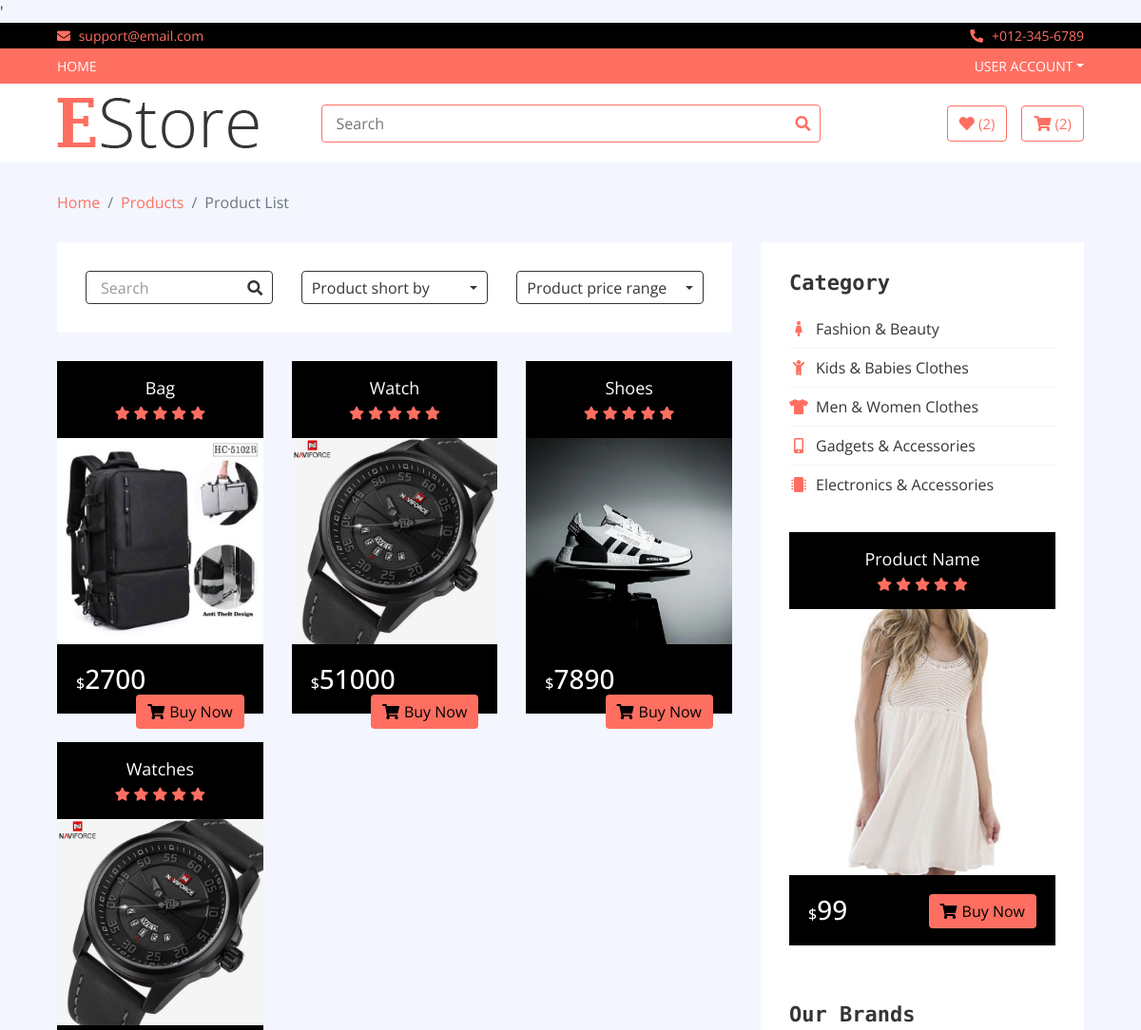
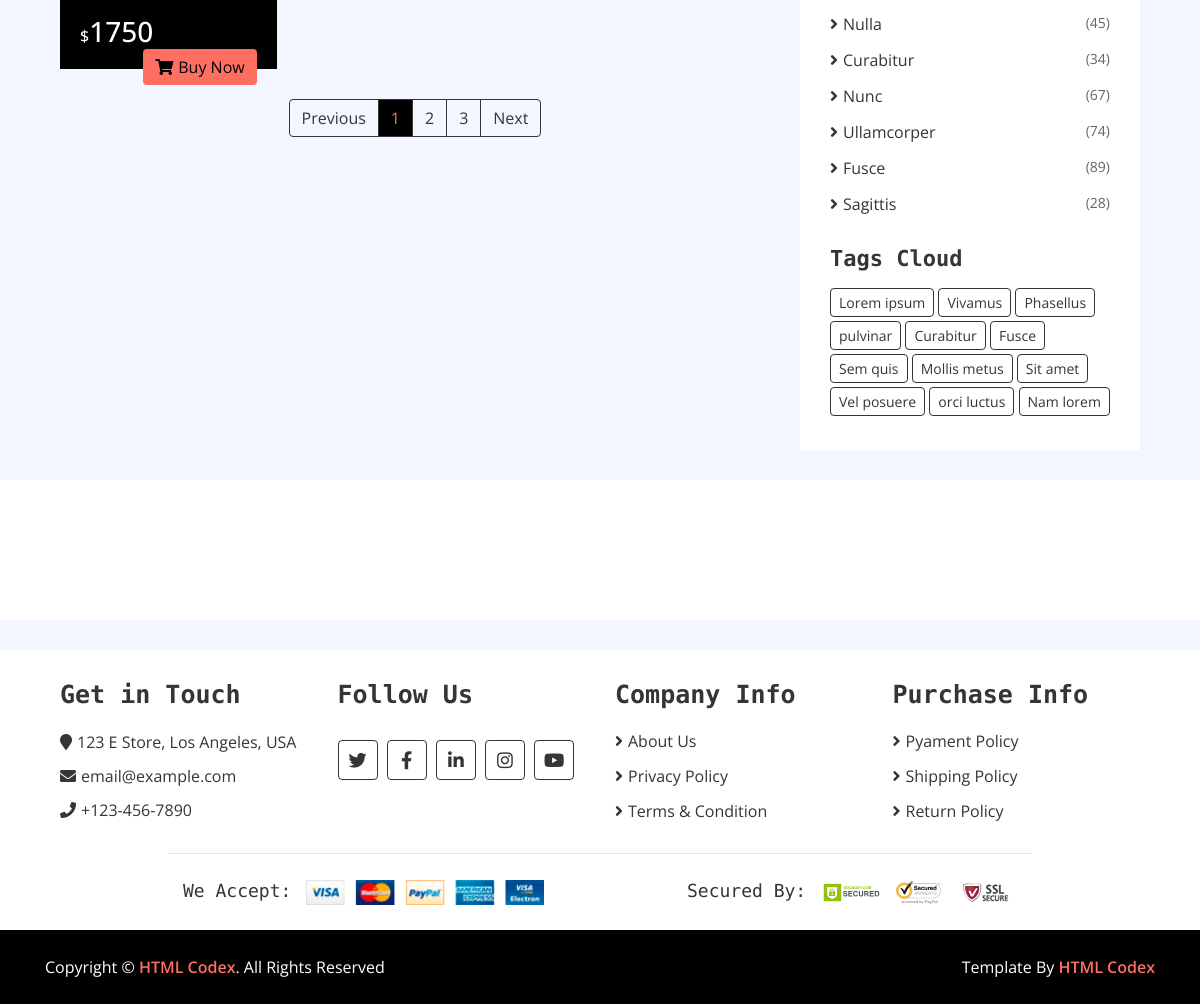
Page /category/123 on the committed database (2 pictures, top to bottom).
### home/models.py (models this page shows, shortened)
class Product(models.Model):
    name = models.CharField(max_length = 300)
    price = models.IntegerField()
    discounted_price = models.IntegerField()
    image = models.ImageField(upload_to = 'media')
    description = RichTextField()
    specification = RichTextField()
    category = models.ForeignKey(Category, on_delete = models.CASCADE)
    subcategory = models.ForeignKey(SubCategory, on_delete = models.CASCADE)
    brand = models.ForeignKey(Brand, on_delete = models.CASCADE)
    slug = models.CharField(max_length = 500, unique = True)
    status = models.CharField(choices= STATUS, max_length= 50)
    labels = models.CharField(choices = LABELS, max_length = 50)

### home/views.py (the view)
# urls.py: path('category/<slug>', CategoryView.as_view(), name = 'category'),
class CategoryView(BaseView):
    def get(self, request, slug):
        self.views["cart_counts"] = count_cart(request)
        self.views["wish_counts"] = counts_wishlist(request)
        ids = Category.objects.get(slug = slug).id
        self.views['cat_products'] = Product.objects.filter(category_id = ids)
        return render(request, 'category.html', self.views)

### home/views.py (called while the page is built)
def count_cart(request):
    username = request.user.username
    cart_count = Cart.objects.filter(checkout = False, username = username).count()
    return cart_count

def counts_wishlist(request):
    username = request.user.username
    wish_count = Wishlist.objects.filter(username = username).count()
    return wish_count

### templates/category.html (shortened to what this page needs)
{% extends 'base.html' %}
{% block content %}
        <div class="breadcrumb-wrap">
            <div class="container-fluid">
                <ul class="breadcrumb">
                    <li class="breadcrumb-item"><a href="/">Home</a></li>
                    <li class="breadcrumb-item"><a href="#">Products</a></li>
                    <li class="breadcrumb-item active">Product List</li>
                </ul>
            </div>
        </div>
        <div class="product-view">
            <div class="container-fluid">
                <div class="row">
                    <div class="col-lg-8">
                        <div class="row">
                            <div class="col-md-12">
                                <div class="product-view-top">
                                    <div class="row">
                                        <div class="col-md-4">
                                            <div class="product-search">
                                                <input type="email" value="Search">
                                                <button><i class="fa fa-search"></i></button>
                                            </div>
                                        </div>
                                        <div class="col-md-4">
                                            <div class="product-short">
                                                <div class="dropdown">
                                                    <div class="dropdown-toggle" data-toggle="dropdown">Product short by</div>
                                                </div>
                                            </div>
                                        </div>
                                        <div class="col-md-4">
                                            <div class="product-price-range">
                                                <div class="dropdown">
                                                    <div class="dropdown-toggle" data-toggle="dropdown">Product price range</div>
                                                </div>
                                            </div>
                                        </div>
                                    </div>
                                </div>
                            </div>
                            {% for cat in cat_products %}
                            <div class="col-md-4">
                                <div class="product-item">
                                    <div class="product-title">
                                        <a href="#">{{cat.name}}</a>
                                        <div class="ratting">
                                            <i class="fa fa-star"></i>
                                            <i class="fa fa-star"></i>
                                            <i class="fa fa-star"></i>
                                            <i class="fa fa-star"></i>
                                            <i class="fa fa-star"></i>
                                        </div>
                                    </div>
                                    <div class="product-image">
                                        <a href="product-detail.html">
                                            <img src="{{cat.image.url}}" alt="Product Image">
                                        </a>
                                    </div>
                                    <div class="product-price">
                                        {% if cat.discounted_price > 0 %}
                                        <h3><span>$</span>{{cat.discounted_price}}</h3>
                                        {% else %}
                                        <h3><span>$</span>{{cat.price}}</h3>
                                        {% endif %}
                                        <a class="btn" href=""><i class="fa fa-shopping-cart"></i>Buy Now</a>
                                    </div>
                                </div>
                            </div>
                            {% endfor %}
                        </div>
                        <div class="col-md-12">
                            <nav aria-label="Page navigation example">
                                <ul class="pagination justify-content-center">
                                    <li class="page-item disabled">
                                        <a class="page-link" href="#" tabindex="-1">Previous</a>
                                    </li>
                                    <li class="page-item active"><a class="page-link" href="#">1</a></li>
                                    <li class="page-item"><a class="page-link" href="#">2</a></li>
                                    <li class="page-item"><a class="page-link" href="#">3</a></li>
                                    <li class="page-item">
                                        <a class="page-link" href="#">Next</a>
                                    </li>
                                </ul>
                            </nav>
                        </div>
                    </div>
                    <div class="col-lg-4 sidebar">
                        <div class="sidebar-widget category">
                            <h2 class="title">Category</h2>
                            <nav class="navbar bg-light">
                                <ul class="navbar-nav">
                                    <li class="nav-item">
                                        <a class="nav-link" href="#"><i class="fa fa-female"></i>Fashion & Beauty</a>
                                    </li>
                                    <li class="nav-item">
                                        <a class="nav-link" href="#"><i class="fa fa-child"></i>Kids & Babies Clothes</a>
                                    </li>
                                    <li class="nav-item">
                                        <a class="nav-link" href="#"><i class="fa fa-tshirt"></i>Men & Women Clothes</a>
                                    </li>
                                    <li class="nav-item">
                                        <a class="nav-link" href="#"><i class="fa fa-mobile-alt"></i>Gadgets & Accessories</a>
                                    </li>
                                    <li class="nav-item">
                                        <a class="nav-link" href="#"><i class="fa fa-microchip"></i>Electronics & Accessories</a>
                                    </li>
                                </ul>
                            </nav>
                        </div>
                        <div class="sidebar-widget widget-slider">
                            <div class="sidebar-slider normal-slider">
                                <div class="product-item">
                                    <div class="product-title">
                                        <a href="#">Product Name</a>
                                        <div class="ratting">
                                            <i class="fa fa-star"></i>
                                            <i class="fa fa-star"></i>
                                            <i class="fa fa-star"></i>
                                            <i class="fa fa-star"></i>
                                            <i class="fa fa-star"></i>
                                        </div>
                                    </div>
                                    <div class="product-image">
                                        <a href="product-detail.html">
                                            <img src="img/product-10.jpg" alt="Product Image">
                                        </a>
                                    </div>
                                    <div class="product-price">
                                        <h3><span>$</span>99</h3>
                                        <a class="btn" href=""><i class="fa fa-shopping-cart"></i>Buy Now</a>
                                    </div>
                                </div>
                            </div>
                        </div>
                        <div class="sidebar-widget brands">
                            <h2 class="title">Our Brands</h2>
                            <ul>
                                <li><a href="#">Nulla </a><span>(45)</span></li>
                                <li><a href="#">Curabitur </a><span>(34)</span></li>
                                <li><a href="#">Nunc </a><span>(67)</span></li>
                                <li><a href="#">Ullamcorper</a><span>(74)</span></li>
                                <li><a href="#">Fusce </a><span>(89)</span></li>
                                <li><a href="#">Sagittis</a><span>(28)</span></li>
                            </ul>
                        </div>
                        <div class="sidebar-widget tag">
                            <h2 class="title">Tags Cloud</h2>
                            <a href="#">Lorem ipsum</a>
                            <a href="#">Vivamus</a>
                            <a href="#">Phasellus</a>
                            <a href="#">pulvinar</a>
                            <a href="#">Curabitur</a>
                            <a href="#">Fusce</a>
                            <a href="#">Sem quis</a>
                            <a href="#">Mollis metus</a>
                            <a href="#">Sit amet</a>
                            <a href="#">Vel posuere</a>
                            <a href="#">orci luctus</a>
                            <a href="#">Nam lorem</a>
                        </div>
                    </div>
                </div>
            </div>
        </div>
        <div class="brand">
            <div class="container-fluid">
                <div class="brand-slider">
                    <div class="brand-item"><img src="img/brand-1.png" alt=""></div>
                    <div class="brand-item"><img src="img/brand-2.png" alt=""></div>
                    <div class="brand-item"><img src="img/brand-3.png" alt=""></div>
                    <div class="brand-item"><img src="img/brand-4.png" alt=""></div>
                    <div class="brand-item"><img src="img/brand-5.png" alt=""></div>
                    <div class="brand-item"><img src="img/brand-6.png" alt=""></div>
                </div>
            </div>
        </div>
 {% endblock %}

### rows in the picture
Product: name "Bag", image (picture), discounted_price "2700"
Product: name "Watch", image (picture), discounted_price "51000"
Product: name "Shoes", image (picture), discounted_price "7890"
Product: name "Watches", image (picture), discounted_price "1750"

### other values in the picture
{{ wish_counts }} "2"
{{ cart_counts }} "2"
